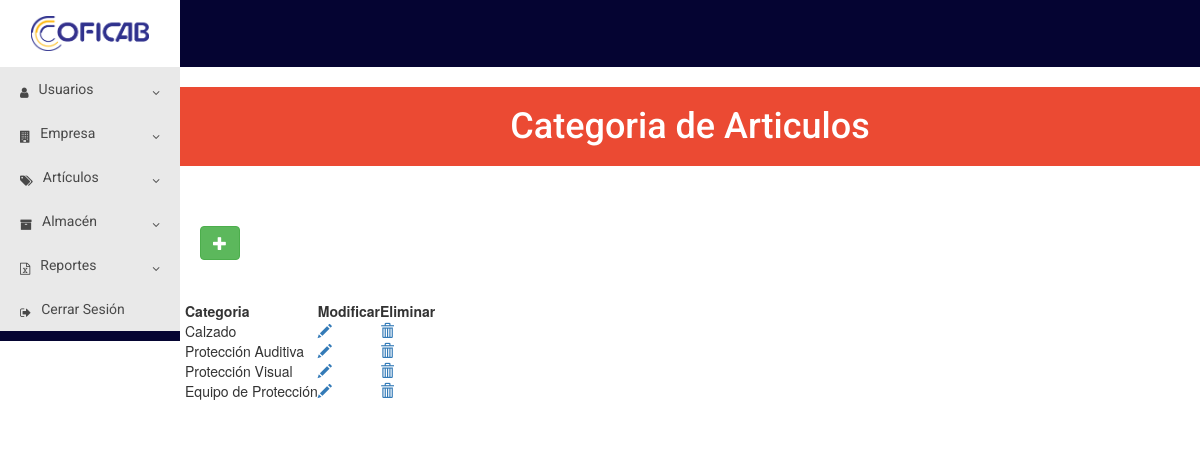
/vista/supuser/categoria/categoria.php (signed in), run on the app's committed database.
### tables this page shows
CREATE TABLE `categoria` (
  `id_categoria` int(11) NOT NULL,
  `categoria` varchar(50) NOT NULL
);

### vista/supuser/categoria/categoria.php (the view, shortened to what this page needs)
<?php
	include("../../../modelo/conexion.php");
	$where = "";
	$tabla="SELECT id_categoria, categoria FROM categoria $where";
	$resultado = $conexion->query($tabla);
?>
<!DOCTYPE html>
<html>
<head>
	<link href="https://maxcdn.bootstrapcdn.com/font-awesome/4.5.0/css/font-awesome.min.css" rel="stylesheet">
	<link rel="stylesheet" href="../../../css/menu.css">
	<link rel="stylesheet" href="https://maxcdn.bootstrapcdn.com/bootstrap/3.3.7/css/bootstrap.min.css">
  	<link rel="stylesheet" href="../../../css/jquery.dataTables.min.css">
</head>
<body>
	<div class="contenedor">
	<nav class="bar-horizon">
			<div class="logocoficab">
				<a href="../menu.php"><img src="../../../img/coficab.png" alt="20px"></a>
			</div>
		</nav>
		<div class="contenedor-menu">
			<ul class="menu">
				<li><a href=""><i class="icono izquierda fa fa-user" aria-hidden="true"></i>Usuarios<i class="icono derecha fa fa-angle-down" aria-hidden="true"></i></a>
				</li>
				<li><a href=""><i class="icono izquierda fa fa-building" aria-hidden="true"></i>Empresa<i class="icono derecha fa fa-angle-down" aria-hidden="true"></i></a>
				</li>
				<li><a href=""><i class="icono izquierda fa fa-tags" aria-hidden="true"></i>Artículos<i class="icono derecha fa fa-angle-down" aria-hidden="true"></i></a>
				</li>
				<li><a href=""><i class="icono izquierda fa fa-archive" aria-hidden="true"></i>Almacén<i class="icono derecha fa fa-angle-down" aria-hidden="true"></i></a>
				</li>
				<li><a href=""><i class="icono izquierda fa fa-file-excel-o" aria-hidden="true"></i>Reportes<i class="icono derecha fa fa-angle-down" aria-hidden="true"></i></a>
				</li>
				<li><a href="../../../cerrarsesion.php"><i class="icono izquierda fa fa-sign-out" aria-hidden="true"></i>Cerrar Sesión</a></li>
			</ul>
		</div>
		<div class="contenido">
			<header>
				<h1>Categoria de Articulos</h1>
			</header>
			<section class="main">
			<div class="botones">
					<a class='btn btn-success' value="registrar" data-toggle="modal" href="#Registro"><span class="glyphicon glyphicon-plus"></span></a>
			</div><br>
	<div class="row table-responsive">
		<table class="display" id="mitabla">
			<thead>
				<tr>
					<th>Categoria</th>
					<th>Modificar</th>
					<th>Eliminar</th>
				</tr>
			</thead>
			<tbody>
				<?php
					while($row= $resultado->fetch_assoc()){
					?>
					<tr>
						<td><?php echo $row['categoria']; ?></td>
						<td><a name="Modificar" id="<?php echo $row['id_categoria']; ?>" class="edit_data" title="Modificar Información"><span class="glyphicon glyphicon-pencil"></span></a></td>
						<td><a class="delete_data" href="#" data-href="../../../controlador/supuser/categoria/eliminar.php?id_categoria=<?php echo $row['id_categoria']; ?>" data-toggle="modal" data-target="#confirm-delete" title="Eliminar Registro"><span class="glyphicon glyphicon-trash"></span></a></td>
					</tr>
					<?php
					}
				?>
			</tbody>
		</table>
	</div>
</body>
</html>

### css/menu.css (style rules this page uses)
* { margin: 0; padding: 0; -webkit-box-sizing: border-box; -moz-box-sizing: border-box; box-sizing: border-box; }
html { width: 100%; max-width: 100%; }
body { background: #0b2027; font-family: 'Roboto', sans-serif; line-height: 18px; width: 100%; max-width: 100%; height: 100%; max-height: 100%; }
.contenedor { background: #fff; width: 100%; max-width: 100%; height: 100%; max-height: 100%; margin: 0 auto; overflow: hidden; }
.bar-horizon { background: #050432; width: 100%; max-width: 100%; height: 10%; max-height: 100%; }
.logocoficab { background: #fff; width: 15%; padding: .5%; }
.logocoficab img { margin:10px auto; display:block; width: 70%; align-content: center; position: relative; }
.contenedor-menu { background: #050432; width: 15%; max-width: 100%; height: 100%; max-height: 100%; margin: 0; float: left; box-sizing: border-box; display: inline-block; font-family: 'Roboto', sans-serif; line-height: 10px; }
a { text-decoration: none; color: #fff; }
.contenedor-menu .menu { list-style: none; }
.contenedor-menu .menu a { color: #494949; display: block; padding: 17px 20px; background: #e9e9e9; }
.contenedor-menu .menu .icono { font-size: 12px; line-height: 18px; }
.contenedor-menu .menu .icono.izquierda { float: left; margin-right: 10px; }
.contenedor-menu .menu .icono.derecha { float: right; margin-left: 10px; }
header { background: #EB4A33; margin: 20px 0; }
header h1 { color: #fff; font-family: 'Roboto', sans-serif; padding: 20px 0; text-align: center; }
.botones { margin: auto; margin: 20px 0; height: 35px; }
.main { width: 85%; padding: 20px; box-sizing: border-box; float: left; }

### data on the page
categoria: categoria "Calzado"
categoria: categoria "Protección Auditiva"
categoria: categoria "Protección Visual"
categoria: categoria "Equipo de Protección"
